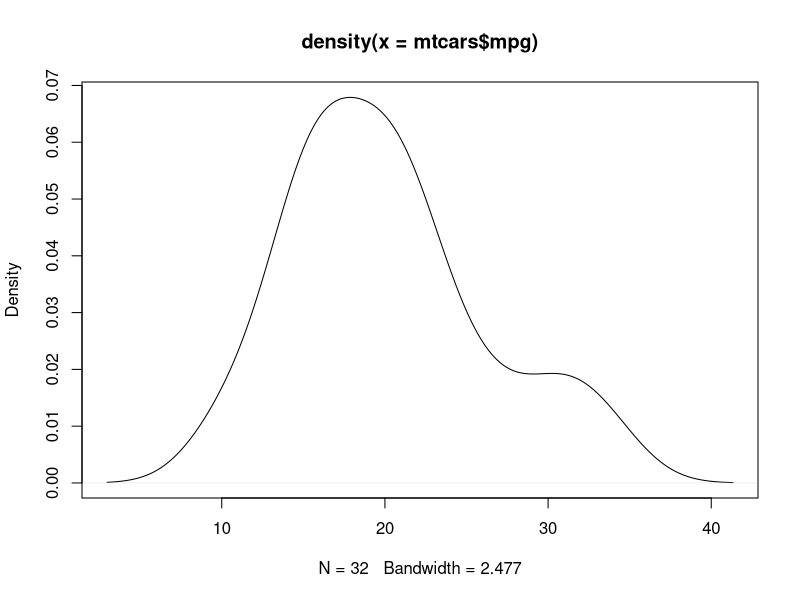
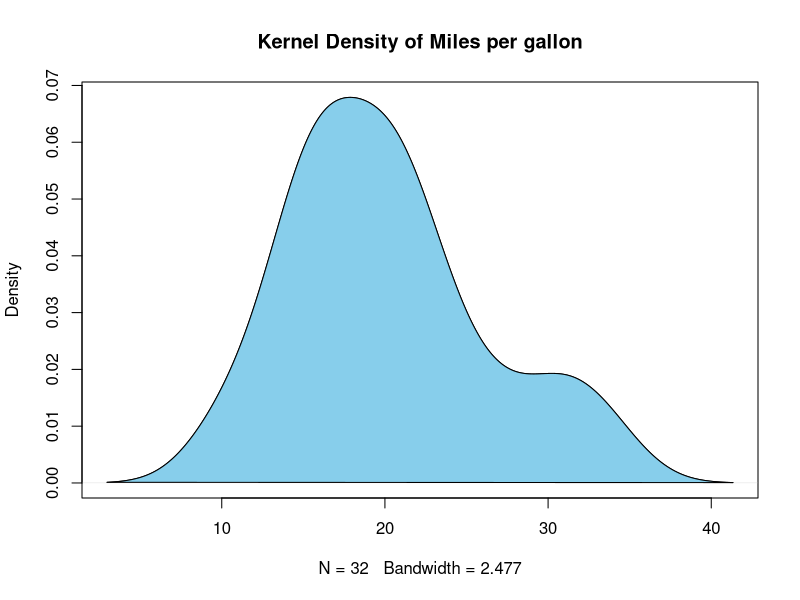

The R script that drew these images, in order:
##############################################################################



#Kernel Density Plot MTCars



density_data <- density(mtcars$mpg)



plot(density_data)



plot(density_data, main = "Kernel Density of Miles per gallon")



polygon(density_data, col = "skyblue", border= "black" )



###############################################################################

